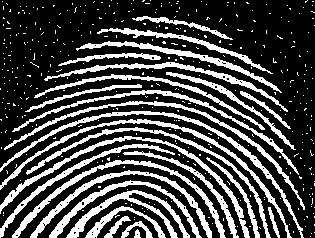
#> input picture imagens_pdi/noisy-fingerprint.tif, 315 x 238 px, found by its file name
$ python aula15.py
#> lines starting #> are read from the running program, lines starting #| are printed output that depends on the picture; after the words box and inside, x2 and y2 are one past the last pixel; in counts of white or black regions, pixels touching at a corner belong together
# -*- coding: utf-8 -*-
"""
Created on Tue Mar 19 09:50:23 2019

@author: horacio
"""
import os
import cv2
import numpy as np
import matplotlib.pyplot as plt

noisy = cv2.imread(os.path.join('/home/horacio/Imagens/PDI', 'noisy-fingerprint.tif'), cv2.IMREAD_GRAYSCALE)
#> noisy: shape (238, 315); 28.5% white; 414 white regions (387 under 20 px), largest, box (x1, y1, x2, y2) and area: (0, 111, 304, 238) 1388, (0, 136, 250, 238) 1372, (0, 119, 292, 238) 1337
kernel = np.ones((3,3), np.uint8)
noisy_o = cv2.morphologyEx(noisy, cv2.MORPH_OPEN, kernel)
#> noisy_o: shape (238, 315); 25.3% white; 167 white regions (33 under 20 px), largest, box (x1, y1, x2, y2) and area: (101, 190, 190, 238) 786, (0, 136, 132, 211) 677, (49, 181, 131, 238) 578
noisy_oc = cv2.morphologyEx(noisy_o, cv2.MORPH_CLOSE, kernel)
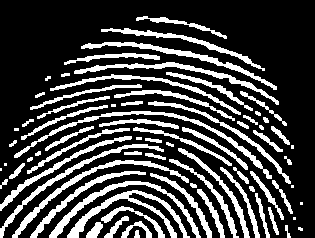
#> noisy_oc: shape (238, 315); 25.9% white; 75 white regions (11 under 20 px), largest, box (x1, y1, x2, y2) and area: (67, 190, 190, 238) 1113, (14, 111, 272, 179) 1082, (49, 181, 201, 238) 979

plt.subplot(131), plt.imshow(noisy, cmap='gray'), plt.title('Original')
plt.subplot(132), plt.imshow(noisy_o, cmap='gray'), plt.title('Noisy_o')
plt.subplot(133), plt.imshow(noisy_oc, cmap='gray'), plt.title('Noisy_oc')
plt.show();
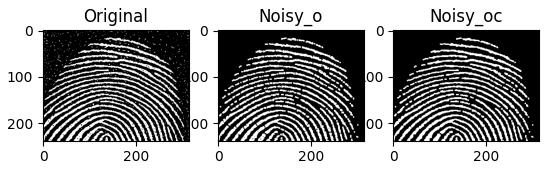
#> figure drawn by matplotlib, 3 panels

#%%

import cv2
import numpy as np
import matplotlib.pyplot as plt

input_image = np.array((
    [0,0,0,0,0,0,0,0],
    [0,255,255,255,0,0,0,255],
    [0,255,255,255,0,0,0,0],
    [0,255,255,255,0,255,0,0],
    [0,0,255,0,0,0,0,0],
    [0,0,255,0,0,255,255,0],
    [0,255,0,255,0,0,255,0],
    [0,255,255,255,0,0,0,0]), dtype="uint8")

k = np.array((
    [0,1,0],
    [-1,1,1],
    [-1,-1,0]), dtype="int")

output_image = cv2.morphologyEx(input_image, cv2.MORPH_HITMISS, k)

plt.subplot(131), plt.imshow(input_image, cmap='gray'), plt.title('I')
plt.subplot(132), plt.imshow(k, cmap = 'gray'), plt.title('k')
plt.subplot(133), plt.imshow(output_image, cmap = 'gray'), plt.title('')
plt.show()
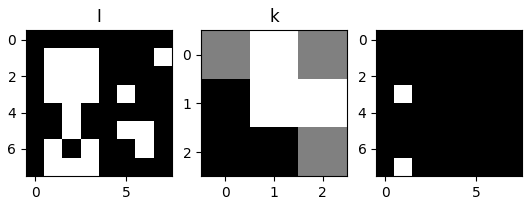
#> figure drawn by matplotlib, 3 panels

#%% BOUNDARY EXTRACTION
import os
import cv2
import numpy as np
import matplotlib.pyplot as plt

a = cv2.imread(os.path.join('/home/horacio/Imagens/PDI', 'lincoln.tif'), cv2.IMREAD_GRAYSCALE)
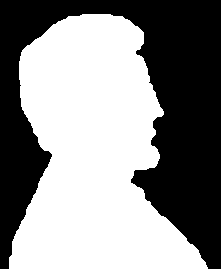
#> input picture imagens_pdi/lincoln.tif, 221 x 269 px, found by its file name
#> a: shape (269, 221); 54.6% white; 1 black region, box (x1, y1, x2, y2) and area: (0, 0, 221, 269) 26994
b = np.ones((3,3), np.uint8)
c = cv2.morphologyEx(a, cv2.MORPH_DILATE, b)
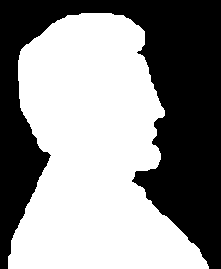
#> c: shape (269, 221); 56.1% white; 1 black region, box (x1, y1, x2, y2) and area: (0, 0, 221, 269) 26109
d = c & ~a
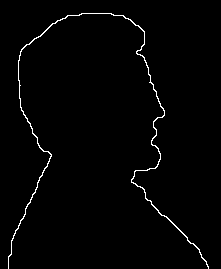
#> d: shape (269, 221); 1.5% white in thin lines or dots, all inside (x1, y1, x2, y2) = (8, 13, 209, 269)

plt.subplot(131), plt.imshow(a, cmap='gray'), plt.title('A')
plt.subplot(132), plt.imshow(c, cmap = 'gray'), plt.title('$C = A \ominus B$')
plt.subplot(133), plt.imshow(d, cmap = 'gray'), plt.title('$D = A - (A \ominus B)$')
plt.show()

# %% HOLE FILLING
import os
import cv2
import numpy as np
import matplotlib.pyplot as plt

img = cv2.imread(os.path.join('/home/horacio/Imagens/PDI', 'region-filling-reflections.tif'), cv2.IMREAD_GRAYSCALE)
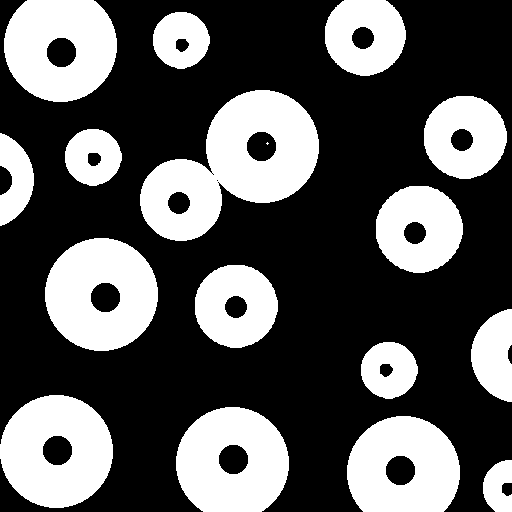
#> input picture imagens_pdi/region-filling-reflections.tif, 512 x 512 px, found by its file name
#> img: shape (512, 512); 35.3% white; 17 white regions (1 under 20 px), largest, box (x1, y1, x2, y2) and area: (140, 90, 319, 241) 14240, (45, 238, 158, 351) 9332, (0, 395, 113, 508) 9332
mask = np.zeros((img.shape[0] + 2, img.shape[1] + 2), np.uint8)

col = [0, 160, 180, 300]
row = [0, 250, 200, 240]
result = img.copy()
idx = 1
cv2.floodFill(result, mask, (row[idx], col[idx]), 255)
result_inv = cv2.bitwise_not(result)
output = img | result_inv
#> output: shape (512, 512); every value is 255

plt.subplot(231), plt.imshow(img, cmap='gray'), plt.title('A')
plt.subplot(232), plt.imshow(~img, cmap = 'gray'), plt.title('$A^C$')
plt.subplot(233), plt.imshow(result, cmap = 'gray'), plt.title('$R = (X_{k-1} \oplus B)$')
plt.subplot(234), plt.imshow(result_inv, cmap='gray'), plt.title('$R^C$')
plt.subplot(235), plt.imshow(output, cmap = 'gray'), plt.title('Mask')
plt.show()
